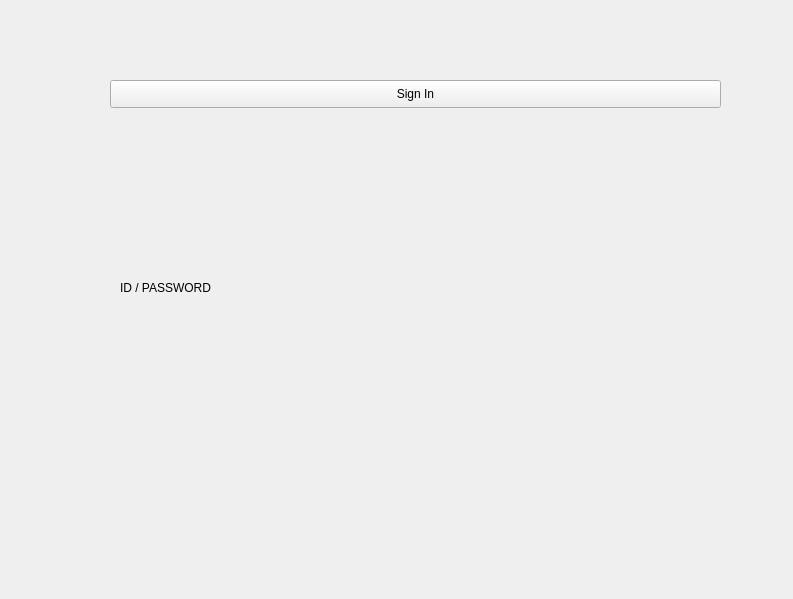
<?xml version="1.0" encoding="UTF-8"?>
<ui version="4.0">
 <class>Form</class>
 <widget class="QWidget" name="Form">
  <property name="geometry">
   <rect>
    <x>0</x>
    <y>0</y>
    <width>793</width>
    <height>599</height>
   </rect>
  </property>
  <property name="windowTitle">
   <string>Form</string>
  </property>
  <widget class="QPushButton" name="pushButton">
   <property name="geometry">
    <rect>
     <x>110</x>
     <y>80</y>
     <width>611</width>
     <height>28</height>
    </rect>
   </property>
   <property name="text">
    <string>Sign In</string>
   </property>
  </widget>
  <widget class="QLabel" name="label">
   <property name="geometry">
    <rect>
     <x>120</x>
     <y>280</y>
     <width>511</width>
     <height>16</height>
    </rect>
   </property>
   <property name="text">
    <string>ID / PASSWORD</string>
   </property>
  </widget>
 </widget>
 <resources/>
 <connections/>
</ui>
